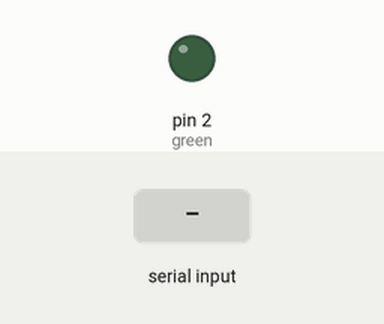
This sketch was run on a simulated Arduino Uno, built with avr-gcc and run on an emulated ATmega328P. Shown: output pins drawn as LEDs (lit = HIGH). Inputs (shaded band) come from the test bench.

Above: at 1.2 s.
1.3 s: "o" received over Serial
At 2.3 s:
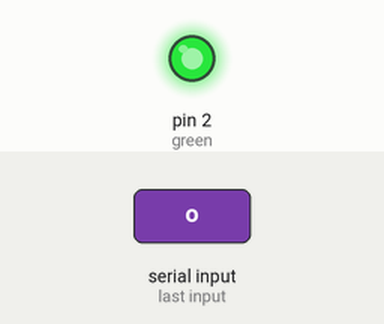
2.8 s: "x" received over Serial
At 3.4 s:
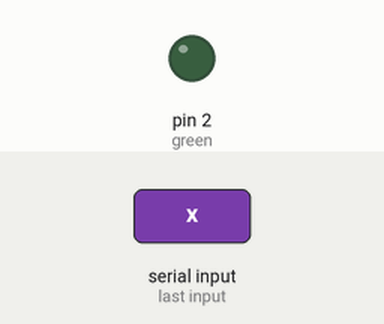
Timing chart, 0 to 5.8 s (numbered marks = the images above; inputs shaded):
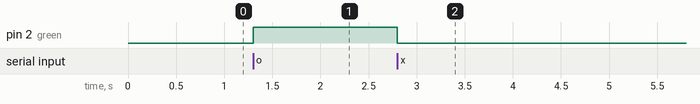

The sketch:

Project2Arduino.ino
```cpp
//input signal from comp
char input = ' ';
int green = 2; //led used to show connection
//variables used for temp calculation
int voltage1;
float temp;
//variables used for distance calculation
int echo = 6;
int trig = 8;
long duration = 0;
int distance = 0;
//variables used for voltage and resistance calculation
int cat = 0;
float voltage2 = 0;
float resistance = 0;
int r = 1000;

void setup() {
  // put your setup code here, to run once:
  Serial.begin(9600);
  pinMode(green, OUTPUT);
  pinMode(trig, OUTPUT);
  pinMode(echo, INPUT);
  digitalWrite(green, LOW);
}

void loop() {
  // put your main code here, to run repeatedly:
  if(Serial.available() > 0){
    input = Serial.read();
    if(input == 'o'){           //communication opened
      digitalWrite(green, HIGH);
    }
    else if(input == 'x'){      //communication closed
      digitalWrite(green, LOW);
    }
    else if(input == 'd'){      //calculate distance
      digitalWrite(trig, LOW);
      delayMicroseconds(2);
      digitalWrite(trig, HIGH);
      delayMicroseconds(10);
      digitalWrite(trig, LOW);
      duration = pulseIn(echo, HIGH);
      distance = (duration * 0.034)/2;
      Serial.println(distance);   //send distance to comp
    }
    else if(input == 't'){      //calculate temperature
      voltage1 = analogRead(A0);
      temp = (float)voltage1 / 1024;
      temp = (temp * 5 - 0.5) * 100; //temp in centigrade
      Serial.println(temp);       //send temp to comp
    }
   /* else if(input == 'v'){      //calculate voltage
      cat = analogRead(A1);
      voltage2 = cat * (5/1024.0);
      resistance = r * (5 / voltage - 1);
      Serial.println(voltage);
    }*/
    else if(input == 'r'){      //calculate resistance
      cat = analogRead(A1);
      voltage2 = cat * (5/1024.0);
      resistance = r * (5 / voltage2 - 1);
      Serial.println(resistance);
    }
  }
}
```

Measured:
- after the input at 1.3 s, pin 2 (green): LOW → HIGH at once
- after the input at 2.8 s, pin 2 (green): HIGH → LOW at once
